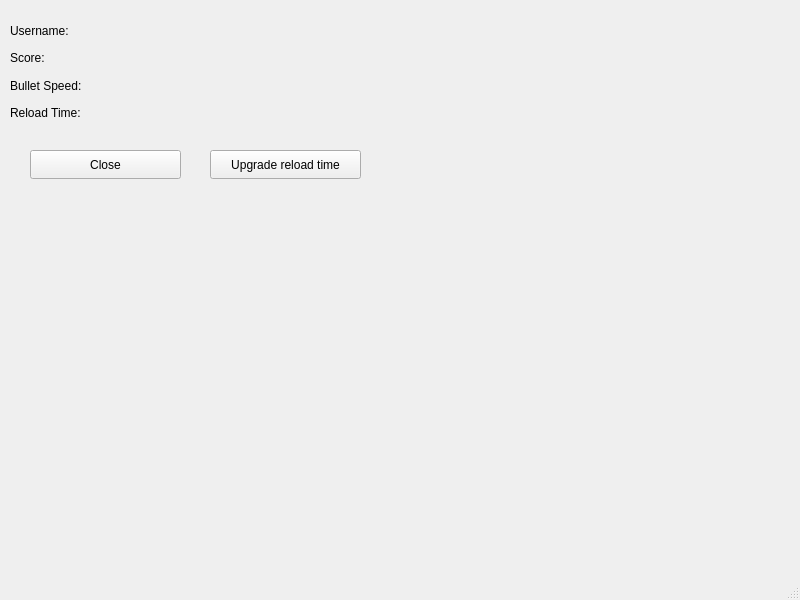
<?xml version="1.0" encoding="UTF-8"?>
<ui version="4.0">
 <class>PlayerStatsWindow</class>
 <widget class="QMainWindow" name="PlayerStatsWindow">
  <property name="geometry">
   <rect>
    <x>0</x>
    <y>0</y>
    <width>800</width>
    <height>600</height>
   </rect>
  </property>
  <property name="windowTitle">
   <string>MainWindow</string>
  </property>
  <widget class="QWidget" name="centralwidget">
   <widget class="QWidget" name="verticalLayoutWidget">
    <property name="geometry">
     <rect>
      <x>10</x>
      <y>20</y>
      <width>401</width>
      <height>103</height>
     </rect>
    </property>
    <layout class="QVBoxLayout" name="verticalLayout">
     <item>
      <widget class="QLabel" name="usernameLabel">
       <property name="text">
        <string>Username:</string>
       </property>
      </widget>
     </item>
     <item>
      <widget class="QLabel" name="scoreLabel">
       <property name="text">
        <string>Score:</string>
       </property>
      </widget>
     </item>
     <item>
      <widget class="QLabel" name="bulletSpeedLabel">
       <property name="text">
        <string>Bullet Speed:</string>
       </property>
      </widget>
     </item>
     <item>
      <widget class="QLabel" name="reloadTimeLabel">
       <property name="text">
        <string>Reload Time:</string>
       </property>
      </widget>
     </item>
    </layout>
   </widget>
   <widget class="QPushButton" name="btnClose">
    <property name="geometry">
     <rect>
      <x>30</x>
      <y>150</y>
      <width>151</width>
      <height>29</height>
     </rect>
    </property>
    <property name="text">
     <string>Close</string>
    </property>
   </widget>
   <widget class="QPushButton" name="btnUpgradeReloadTime">
    <property name="geometry">
     <rect>
      <x>210</x>
      <y>150</y>
      <width>151</width>
      <height>29</height>
     </rect>
    </property>
    <property name="text">
     <string>Upgrade reload time</string>
    </property>
   </widget>
  </widget>
  <widget class="QMenuBar" name="menubar">
   <property name="geometry">
    <rect>
     <x>0</x>
     <y>0</y>
     <width>800</width>
     <height>25</height>
    </rect>
   </property>
  </widget>
  <widget class="QStatusBar" name="statusbar"/>
 </widget>
 <resources/>
 <connections/>
</ui>
